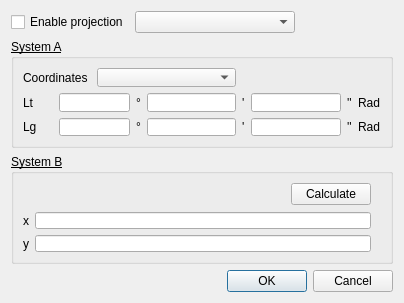
<?xml version="1.0" encoding="UTF-8"?>
<ui version="4.0">
 <class>CoordinatesDialog</class>
 <widget class="QDialog" name="CoordinatesDialog">
  <property name="geometry">
   <rect>
    <x>0</x>
    <y>0</y>
    <width>404</width>
    <height>303</height>
   </rect>
  </property>
  <property name="minimumSize">
   <size>
    <width>404</width>
    <height>303</height>
   </size>
  </property>
  <property name="maximumSize">
   <size>
    <width>404</width>
    <height>303</height>
   </size>
  </property>
  <property name="font">
   <font>
    <weight>75</weight>
    <italic>true</italic>
    <bold>true</bold>
   </font>
  </property>
  <property name="windowTitle">
   <string>Update Coordinates</string>
  </property>
  <layout class="QGridLayout" name="gridLayout_3">
   <item row="0" column="0">
    <widget class="QCheckBox" name="cbTranfEnable">
     <property name="font">
      <font>
       <weight>50</weight>
       <italic>false</italic>
       <bold>false</bold>
      </font>
     </property>
     <property name="text">
      <string>Enable projection</string>
     </property>
    </widget>
   </item>
   <item row="0" column="1" colspan="2">
    <widget class="QComboBox" name="cbProjectionsSystems">
     <property name="minimumSize">
      <size>
       <width>160</width>
       <height>0</height>
      </size>
     </property>
    </widget>
   </item>
   <item row="0" column="3">
    <spacer name="horizontalSpacer_3">
     <property name="orientation">
      <enum>Qt::Horizontal</enum>
     </property>
     <property name="sizeHint" stdset="0">
      <size>
       <width>158</width>
       <height>20</height>
      </size>
     </property>
    </spacer>
   </item>
   <item row="1" column="0" colspan="4">
    <widget class="QGroupBox" name="groupBox">
     <property name="font">
      <font>
       <weight>50</weight>
       <italic>false</italic>
       <bold>false</bold>
       <underline>true</underline>
      </font>
     </property>
     <property name="title">
      <string>System A</string>
     </property>
     <layout class="QGridLayout" name="gridLayout">
      <item row="0" column="0" colspan="2">
       <widget class="QLabel" name="labelCoordsA">
        <property name="font">
         <font>
          <weight>50</weight>
          <italic>false</italic>
          <bold>false</bold>
          <underline>false</underline>
         </font>
        </property>
        <property name="text">
         <string>Coordinates</string>
        </property>
        <property name="buddy">
         <cstring>comboCoordsA</cstring>
        </property>
       </widget>
      </item>
      <item row="0" column="2" colspan="3">
       <widget class="QComboBox" name="comboCoordsA">
        <property name="font">
         <font>
          <italic>false</italic>
          <underline>false</underline>
         </font>
        </property>
       </widget>
      </item>
      <item row="1" column="0">
       <widget class="QLabel" name="labelLg">
        <property name="font">
         <font>
          <weight>50</weight>
          <bold>false</bold>
          <underline>false</underline>
         </font>
        </property>
        <property name="text">
         <string>Lt</string>
        </property>
       </widget>
      </item>
      <item row="1" column="1" colspan="2">
       <widget class="QLineEdit" name="editLtD">
        <property name="font">
         <font>
          <italic>false</italic>
          <underline>false</underline>
         </font>
        </property>
       </widget>
      </item>
      <item row="1" column="3">
       <widget class="QLabel" name="labelLgD">
        <property name="font">
         <font>
          <weight>50</weight>
          <bold>false</bold>
          <underline>false</underline>
         </font>
        </property>
        <property name="text">
         <string>°</string>
        </property>
       </widget>
      </item>
      <item row="1" column="4">
       <widget class="QLineEdit" name="editLtDm">
        <property name="font">
         <font>
          <italic>false</italic>
          <underline>false</underline>
         </font>
        </property>
       </widget>
      </item>
      <item row="1" column="5">
       <widget class="QLabel" name="labelLgDm">
        <property name="font">
         <font>
          <weight>50</weight>
          <bold>false</bold>
          <underline>false</underline>
         </font>
        </property>
        <property name="text">
         <string>'</string>
        </property>
       </widget>
      </item>
      <item row="1" column="6">
       <widget class="QLineEdit" name="editLtDms">
        <property name="font">
         <font>
          <italic>false</italic>
          <underline>false</underline>
         </font>
        </property>
       </widget>
      </item>
      <item row="1" column="7">
       <widget class="QLabel" name="labelLgDms">
        <property name="font">
         <font>
          <weight>50</weight>
          <bold>false</bold>
          <underline>false</underline>
         </font>
        </property>
        <property name="text">
         <string>''</string>
        </property>
       </widget>
      </item>
      <item row="1" column="8">
       <widget class="QLabel" name="labelLgRad">
        <property name="font">
         <font>
          <weight>50</weight>
          <bold>false</bold>
          <underline>false</underline>
         </font>
        </property>
        <property name="text">
         <string>Rad</string>
        </property>
       </widget>
      </item>
      <item row="1" column="9">
       <spacer name="horizontalSpacer_4">
        <property name="orientation">
         <enum>Qt::Horizontal</enum>
        </property>
        <property name="sizeHint" stdset="0">
         <size>
          <width>20</width>
          <height>20</height>
         </size>
        </property>
       </spacer>
      </item>
      <item row="2" column="0">
       <widget class="QLabel" name="labelLt">
        <property name="font">
         <font>
          <weight>50</weight>
          <bold>false</bold>
          <underline>false</underline>
         </font>
        </property>
        <property name="text">
         <string>Lg</string>
        </property>
       </widget>
      </item>
      <item row="2" column="1" colspan="2">
       <widget class="QLineEdit" name="editLgD">
        <property name="font">
         <font>
          <italic>false</italic>
          <underline>false</underline>
         </font>
        </property>
       </widget>
      </item>
      <item row="2" column="3">
       <widget class="QLabel" name="labelLtD">
        <property name="font">
         <font>
          <weight>50</weight>
          <bold>false</bold>
          <underline>false</underline>
         </font>
        </property>
        <property name="text">
         <string>°</string>
        </property>
       </widget>
      </item>
      <item row="2" column="4">
       <widget class="QLineEdit" name="editLgDm">
        <property name="font">
         <font>
          <italic>false</italic>
          <underline>false</underline>
         </font>
        </property>
       </widget>
      </item>
      <item row="2" column="5">
       <widget class="QLabel" name="labelLtDm">
        <property name="font">
         <font>
          <weight>50</weight>
          <bold>false</bold>
          <underline>false</underline>
         </font>
        </property>
        <property name="text">
         <string>'</string>
        </property>
       </widget>
      </item>
      <item row="2" column="6">
       <widget class="QLineEdit" name="editLgDms">
        <property name="font">
         <font>
          <italic>false</italic>
          <underline>false</underline>
         </font>
        </property>
       </widget>
      </item>
      <item row="2" column="7">
       <widget class="QLabel" name="labelLtDms">
        <property name="font">
         <font>
          <weight>50</weight>
          <bold>false</bold>
          <underline>false</underline>
         </font>
        </property>
        <property name="text">
         <string>''</string>
        </property>
       </widget>
      </item>
      <item row="2" column="8">
       <widget class="QLabel" name="labelLtRad">
        <property name="enabled">
         <bool>true</bool>
        </property>
        <property name="sizePolicy">
         <sizepolicy hsizetype="Minimum" vsizetype="Preferred">
          <horstretch>0</horstretch>
          <verstretch>0</verstretch>
         </sizepolicy>
        </property>
        <property name="font">
         <font>
          <weight>50</weight>
          <bold>false</bold>
          <underline>false</underline>
         </font>
        </property>
        <property name="text">
         <string>Rad</string>
        </property>
       </widget>
      </item>
     </layout>
    </widget>
   </item>
   <item row="1" column="4">
    <spacer name="horizontalSpacer_2">
     <property name="orientation">
      <enum>Qt::Horizontal</enum>
     </property>
     <property name="sizeHint" stdset="0">
      <size>
       <width>0</width>
       <height>112</height>
      </size>
     </property>
    </spacer>
   </item>
   <item row="2" column="0" colspan="4">
    <widget class="QGroupBox" name="groupBox_2">
     <property name="font">
      <font>
       <weight>50</weight>
       <italic>false</italic>
       <bold>false</bold>
       <underline>true</underline>
      </font>
     </property>
     <property name="title">
      <string>System B</string>
     </property>
     <layout class="QGridLayout" name="gridLayout_2">
      <item row="0" column="1">
       <spacer name="horizontalSpacer">
        <property name="orientation">
         <enum>Qt::Horizontal</enum>
        </property>
        <property name="sizeHint" stdset="0">
         <size>
          <width>266</width>
          <height>20</height>
         </size>
        </property>
       </spacer>
      </item>
      <item row="0" column="2" rowspan="2">
       <widget class="QPushButton" name="btCalculate">
        <property name="font">
         <font>
          <weight>50</weight>
          <italic>false</italic>
          <bold>false</bold>
          <underline>false</underline>
         </font>
        </property>
        <property name="text">
         <string>Calculate</string>
        </property>
       </widget>
      </item>
      <item row="1" column="3" rowspan="2">
       <spacer name="horizontalSpacer_5">
        <property name="orientation">
         <enum>Qt::Horizontal</enum>
        </property>
        <property name="sizeHint" stdset="0">
         <size>
          <width>26</width>
          <height>20</height>
         </size>
        </property>
       </spacer>
      </item>
      <item row="2" column="0">
       <widget class="QLabel" name="labelXCoordsB">
        <property name="font">
         <font>
          <weight>50</weight>
          <bold>false</bold>
          <underline>false</underline>
         </font>
        </property>
        <property name="text">
         <string>x</string>
        </property>
        <property name="buddy">
         <cstring>editXCoordB</cstring>
        </property>
       </widget>
      </item>
      <item row="2" column="1" colspan="2">
       <widget class="QLineEdit" name="editXCoordB">
        <property name="font">
         <font>
          <italic>false</italic>
          <underline>false</underline>
         </font>
        </property>
       </widget>
      </item>
      <item row="3" column="0">
       <widget class="QLabel" name="labelYCoordB">
        <property name="font">
         <font>
          <weight>50</weight>
          <bold>false</bold>
          <underline>false</underline>
         </font>
        </property>
        <property name="text">
         <string>y</string>
        </property>
        <property name="buddy">
         <cstring>editYCoordB</cstring>
        </property>
       </widget>
      </item>
      <item row="3" column="1" colspan="2">
       <widget class="QLineEdit" name="editYCoordB">
        <property name="font">
         <font>
          <italic>false</italic>
          <underline>false</underline>
         </font>
        </property>
       </widget>
      </item>
      <item row="4" column="1">
       <spacer name="verticalSpacer">
        <property name="orientation">
         <enum>Qt::Vertical</enum>
        </property>
        <property name="sizeHint" stdset="0">
         <size>
          <width>20</width>
          <height>0</height>
         </size>
        </property>
       </spacer>
      </item>
     </layout>
    </widget>
   </item>
   <item row="3" column="2" colspan="2">
    <widget class="QDialogButtonBox" name="buttonBox">
     <property name="font">
      <font>
       <weight>50</weight>
       <italic>false</italic>
       <bold>false</bold>
      </font>
     </property>
     <property name="standardButtons">
      <set>QDialogButtonBox::Cancel|QDialogButtonBox::Ok</set>
     </property>
    </widget>
   </item>
  </layout>
 </widget>
 <resources/>
 <connections>
  <connection>
   <sender>buttonBox</sender>
   <signal>accepted()</signal>
   <receiver>CoordinatesDialog</receiver>
   <slot>accept()</slot>
   <hints>
    <hint type="sourcelabel">
     <x>395</x>
     <y>298</y>
    </hint>
    <hint type="destinationlabel">
     <x>224</x>
     <y>346</y>
    </hint>
   </hints>
  </connection>
  <connection>
   <sender>buttonBox</sender>
   <signal>rejected()</signal>
   <receiver>CoordinatesDialog</receiver>
   <slot>reject()</slot>
   <hints>
    <hint type="sourcelabel">
     <x>395</x>
     <y>298</y>
    </hint>
    <hint type="destinationlabel">
     <x>332</x>
     <y>346</y>
    </hint>
   </hints>
  </connection>
  <connection>
   <sender>editLgD</sender>
   <signal>textChanged(QString)</signal>
   <receiver>CoordinatesDialog</receiver>
   <slot>onUpdateCoordsA()</slot>
   <hints>
    <hint type="sourcelabel">
     <x>128</x>
     <y>139</y>
    </hint>
    <hint type="destinationlabel">
     <x>488</x>
     <y>164</y>
    </hint>
   </hints>
  </connection>
  <connection>
   <sender>editLgDm</sender>
   <signal>textChanged(QString)</signal>
   <receiver>CoordinatesDialog</receiver>
   <slot>onUpdateCoordsA()</slot>
   <hints>
    <hint type="sourcelabel">
     <x>237</x>
     <y>139</y>
    </hint>
    <hint type="destinationlabel">
     <x>488</x>
     <y>195</y>
    </hint>
   </hints>
  </connection>
  <connection>
   <sender>editLgDms</sender>
   <signal>textChanged(QString)</signal>
   <receiver>CoordinatesDialog</receiver>
   <slot>onUpdateCoordsA()</slot>
   <hints>
    <hint type="sourcelabel">
     <x>345</x>
     <y>139</y>
    </hint>
    <hint type="destinationlabel">
     <x>488</x>
     <y>246</y>
    </hint>
   </hints>
  </connection>
  <connection>
   <sender>editLtD</sender>
   <signal>textChanged(QString)</signal>
   <receiver>CoordinatesDialog</receiver>
   <slot>onUpdateCoordsA()</slot>
   <hints>
    <hint type="sourcelabel">
     <x>128</x>
     <y>112</y>
    </hint>
    <hint type="destinationlabel">
     <x>488</x>
     <y>227</y>
    </hint>
   </hints>
  </connection>
  <connection>
   <sender>editLtDm</sender>
   <signal>textChanged(QString)</signal>
   <receiver>CoordinatesDialog</receiver>
   <slot>onUpdateCoordsA()</slot>
   <hints>
    <hint type="sourcelabel">
     <x>237</x>
     <y>112</y>
    </hint>
    <hint type="destinationlabel">
     <x>488</x>
     <y>283</y>
    </hint>
   </hints>
  </connection>
  <connection>
   <sender>btCalculate</sender>
   <signal>clicked()</signal>
   <receiver>CoordinatesDialog</receiver>
   <slot>onButtonCalculateClicked()</slot>
   <hints>
    <hint type="sourcelabel">
     <x>363</x>
     <y>204</y>
    </hint>
    <hint type="destinationlabel">
     <x>79</x>
     <y>323</y>
    </hint>
   </hints>
  </connection>
  <connection>
   <sender>cbTranfEnable</sender>
   <signal>clicked(bool)</signal>
   <receiver>CoordinatesDialog</receiver>
   <slot>onTransfEnabled(bool)</slot>
   <hints>
    <hint type="sourcelabel">
     <x>19</x>
     <y>12</y>
    </hint>
    <hint type="destinationlabel">
     <x>232</x>
     <y>30</y>
    </hint>
   </hints>
  </connection>
  <connection>
   <sender>comboCoordsA</sender>
   <signal>currentIndexChanged(int)</signal>
   <receiver>CoordinatesDialog</receiver>
   <slot>onSystemAUnitsChanged()</slot>
   <hints>
    <hint type="sourcelabel">
     <x>237</x>
     <y>85</y>
    </hint>
    <hint type="destinationlabel">
     <x>376</x>
     <y>55</y>
    </hint>
   </hints>
  </connection>
 </connections>
 <slots>
  <slot>onSystemAClicked(QModelIndex)</slot>
  <slot>onSystemBClicked(QModelIndex)</slot>
  <slot>onSystemAUnitsChanged()</slot>
  <slot>onTextDegChanged()</slot>
  <slot>onTextMinChanged()</slot>
  <slot>onTextSecChanged()</slot>
  <slot>onTextXChanged()</slot>
  <slot>onTextYChanged()</slot>
  <slot>onUpdateCoordsA()</slot>
  <slot>onButtonCalculateClicked()</slot>
  <slot>onTransfEnabled(bool)</slot>
 </slots>
</ui>
